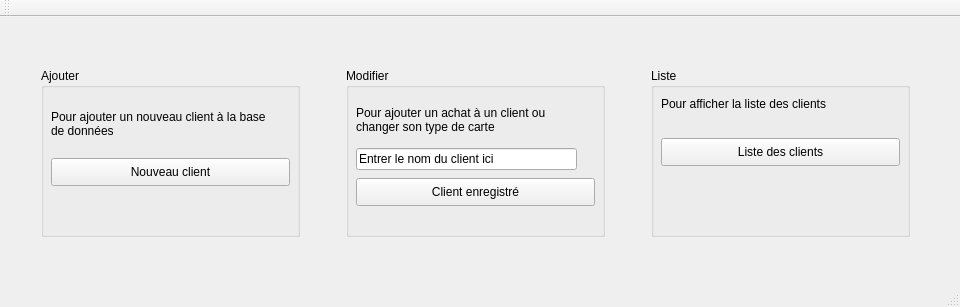
<?xml version="1.0" encoding="UTF-8"?>
<ui version="4.0">
 <class>MainWindow</class>
 <widget class="QMainWindow" name="MainWindow">
  <property name="geometry">
   <rect>
    <x>0</x>
    <y>0</y>
    <width>960</width>
    <height>307</height>
   </rect>
  </property>
  <property name="windowTitle">
   <string>Programme Fidélité</string>
  </property>
  <widget class="QWidget" name="centralWidget">
   <widget class="QWidget" name="">
    <property name="geometry">
     <rect>
      <x>30</x>
      <y>40</y>
      <width>891</width>
      <height>191</height>
     </rect>
    </property>
    <layout class="QHBoxLayout" name="horizontalLayout">
     <item>
      <widget class="QGroupBox" name="groupBox">
       <property name="title">
        <string>Ajouter</string>
       </property>
       <widget class="QPushButton" name="newclient">
        <property name="geometry">
         <rect>
          <x>10</x>
          <y>90</y>
          <width>239</width>
          <height>28</height>
         </rect>
        </property>
        <property name="text">
         <string>Nouveau client</string>
        </property>
       </widget>
       <widget class="QLabel" name="label">
        <property name="geometry">
         <rect>
          <x>10</x>
          <y>20</y>
          <width>231</width>
          <height>71</height>
         </rect>
        </property>
        <property name="acceptDrops">
         <bool>false</bool>
        </property>
        <property name="text">
         <string>Pour ajouter un nouveau client à la base de données</string>
        </property>
        <property name="scaledContents">
         <bool>false</bool>
        </property>
        <property name="wordWrap">
         <bool>true</bool>
        </property>
       </widget>
      </widget>
     </item>
     <item>
      <spacer name="horizontalSpacer_2">
       <property name="orientation">
        <enum>Qt::Horizontal</enum>
       </property>
       <property name="sizeType">
        <enum>QSizePolicy::Fixed</enum>
       </property>
       <property name="sizeHint" stdset="0">
        <size>
         <width>40</width>
         <height>20</height>
        </size>
       </property>
      </spacer>
     </item>
     <item>
      <widget class="QGroupBox" name="groupBox_2">
       <property name="title">
        <string>Modifier</string>
       </property>
       <widget class="QPushButton" name="registeredclient">
        <property name="geometry">
         <rect>
          <x>10</x>
          <y>110</y>
          <width>239</width>
          <height>28</height>
         </rect>
        </property>
        <property name="text">
         <string>Client enregistré</string>
        </property>
       </widget>
       <widget class="QLabel" name="label_2">
        <property name="geometry">
         <rect>
          <x>10</x>
          <y>10</y>
          <width>231</width>
          <height>84</height>
         </rect>
        </property>
        <property name="acceptDrops">
         <bool>true</bool>
        </property>
        <property name="text">
         <string>Pour ajouter un achat à un client ou changer son type de carte</string>
        </property>
        <property name="wordWrap">
         <bool>true</bool>
        </property>
       </widget>
       <widget class="QLineEdit" name="clientname">
        <property name="geometry">
         <rect>
          <x>10</x>
          <y>80</y>
          <width>221</width>
          <height>22</height>
         </rect>
        </property>
        <property name="inputMask">
         <string/>
        </property>
        <property name="text">
         <string>Entrer le nom du client ici</string>
        </property>
        <property name="frame">
         <bool>true</bool>
        </property>
       </widget>
      </widget>
     </item>
     <item>
      <spacer name="horizontalSpacer">
       <property name="orientation">
        <enum>Qt::Horizontal</enum>
       </property>
       <property name="sizeType">
        <enum>QSizePolicy::Fixed</enum>
       </property>
       <property name="sizeHint" stdset="0">
        <size>
         <width>40</width>
         <height>20</height>
        </size>
       </property>
      </spacer>
     </item>
     <item>
      <widget class="QGroupBox" name="groupBox_3">
       <property name="title">
        <string>Liste</string>
       </property>
       <widget class="QPushButton" name="clientslist">
        <property name="geometry">
         <rect>
          <x>10</x>
          <y>70</y>
          <width>239</width>
          <height>28</height>
         </rect>
        </property>
        <property name="text">
         <string>Liste des clients</string>
        </property>
       </widget>
       <widget class="QLabel" name="label_3">
        <property name="geometry">
         <rect>
          <x>10</x>
          <y>20</y>
          <width>231</width>
          <height>31</height>
         </rect>
        </property>
        <property name="text">
         <string>Pour afficher la liste des clients</string>
        </property>
        <property name="alignment">
         <set>Qt::AlignLeading|Qt::AlignLeft|Qt::AlignVCenter</set>
        </property>
        <property name="margin">
         <number>0</number>
        </property>
        <property name="indent">
         <number>-1</number>
        </property>
       </widget>
      </widget>
     </item>
    </layout>
   </widget>
  </widget>
  <widget class="QMenuBar" name="menuBar">
   <property name="geometry">
    <rect>
     <x>0</x>
     <y>0</y>
     <width>960</width>
     <height>26</height>
    </rect>
   </property>
  </widget>
  <widget class="QToolBar" name="mainToolBar">
   <attribute name="toolBarArea">
    <enum>TopToolBarArea</enum>
   </attribute>
   <attribute name="toolBarBreak">
    <bool>false</bool>
   </attribute>
  </widget>
  <widget class="QStatusBar" name="statusBar"/>
 </widget>
 <layoutdefault spacing="6" margin="11"/>
 <resources/>
 <connections/>
</ui>
